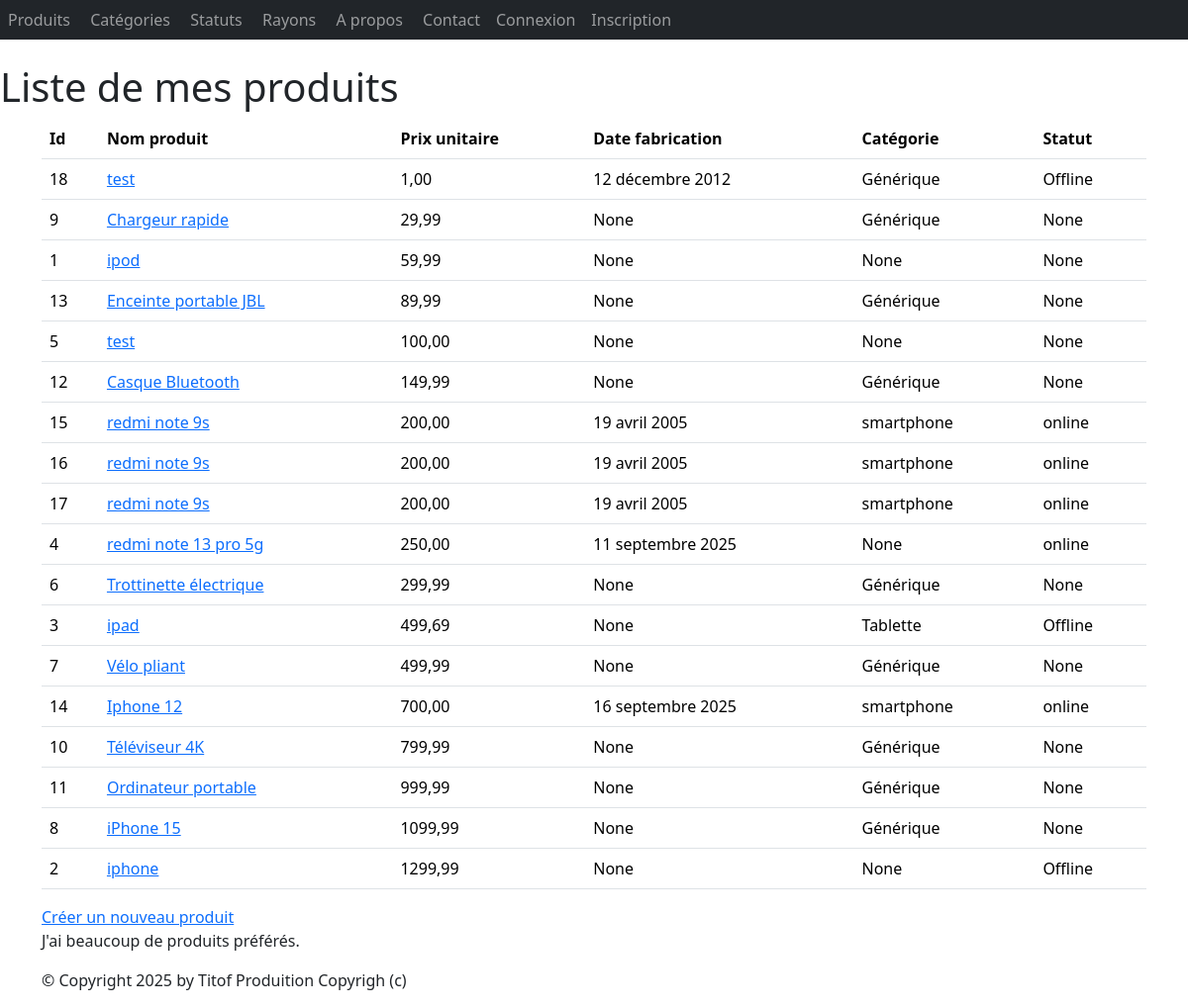
Before: /monApp/produits/ with the older database file.
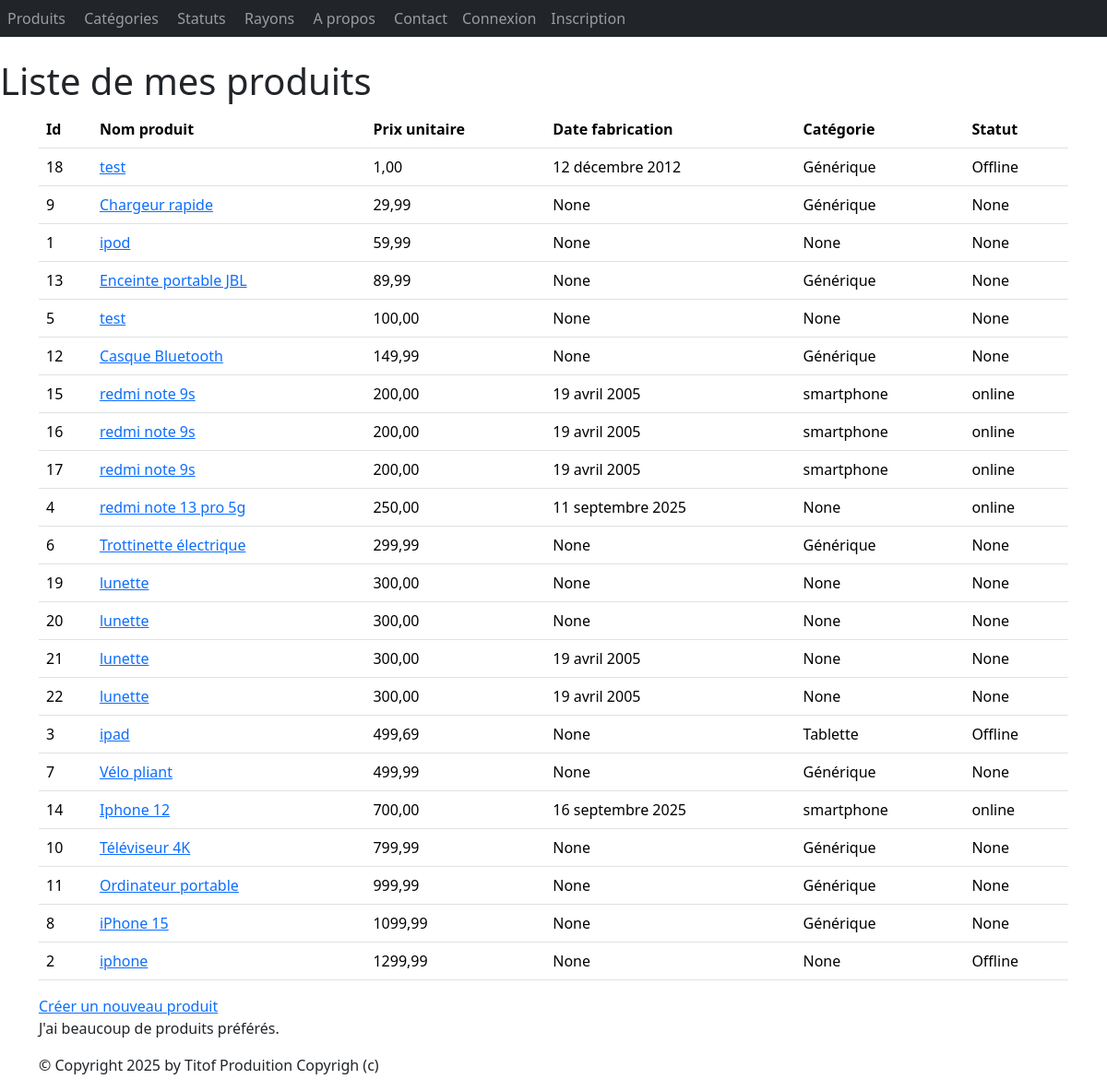
After: the same page with the newer database file.
### monApp/models.py (models this page shows, shortened)
class Produit(models.Model):
    refProd = models.AutoField(primary_key=True)
    intituleProd = models.CharField(max_length=200)
    prixUnitaireProd = models.DecimalField(max_digits=10, decimal_places=2)
    categorie = models.ForeignKey(
        Categorie,
        on_delete=models.CASCADE,
        related_name="produits",
        null=True,
        blank=True
    )
    date_fabrication = models.DateField(null=True, blank=True)
    statut = models.ForeignKey(
        Statut,
        on_delete=models.CASCADE,
        null=True,
        blank=True
    )

class Categorie(models.Model):
    idCat = models.AutoField(primary_key=True)
    nomCat = models.CharField(max_length=100)
    def __str__(self):
        return self.nomCat

class Statut(models.Model):
    idStatut = models.AutoField(primary_key=True)
    libelle = models.CharField(max_length=100)
    def __str__(self):
        return self.libelle

### monApp/views.py (the view)
# urls.py: path("produits/", views.ProduitListView.as_view(),name="lst_prdts"),
class ProduitListView(ListView):
    model = Produit
    template_name = "monApp/list_produits.html"
    context_object_name = "prdts"
    def get_queryset(self ) :
        return Produit.objects.order_by("prixUnitaireProd")
    def get_context_data(self, **kwargs):
        context = super(ProduitListView, self).get_context_data(**kwargs)
        context['titremenu'] = "Liste de mes produits"
        return context

### monApp/templates/monApp/list_produits.html
{% extends 'monApp/base.html' %}
{% block menu %}
<h1> {{titremenu}}</h1>
{% endblock %}
{% block contenu %}
<table class="table">
    <thead>
        <th>Id</th>
        <th>Nom produit</th>
        <th>Prix unitaire</th>
        <th>Date fabrication</th>
        <th>Catégorie</th>
        <th>Statut</th>
    </thead>
    <tbody>
        {% for prdt in prdts %}
        <tr>
            <td>{{ prdt.refProd }} </td>
            <td><a href="{% url 'dtl_prdt' prdt.refProd %}">{{ prdt.intituleProd }}</a></td>
            <td>{{ prdt.prixUnitaireProd }} </td>
            <td>{{ prdt.date_fabrication }} </td>
            <td>{{ prdt.categorie }} </td>
            <td>{{ prdt.statut }} </td>
        </tr>
        {% endfor %}
    </tbody>
</table>
<a href="{% url 'crt_prdt' %}">Créer un nouveau produit</a>
<p>
    J'ai
    {% if prdts|length < 5 %} peu de {% elif prdts|length < 10 %} quelques {% else %} beaucoup de {% endif %} produits
        préférés. </p>
        {% endblock %}

### monApp/templates/monApp/base.html (shortened to what this page needs)
<!doctype html>
{% load static %}
<html lang="fr">
<head>
    {% block styles %}
    <link rel="stylesheet" href="{% static 'styles.css' %}" />
    {% load django_bootstrap5 %}
    {% bootstrap_css %}
    {% endblock %}
</head>
<body>
    {% block nav %}
    <nav class="navbar navbar-expand-md navbar-dark bg-dark mb-4">
        <div class="collapse navbar-collapse" id="navbarNav">
            <ul class="navbar-nav ml-auto">
                <li class="nav-item">
                    <a class="nav-link d-inline" href="{% url 'lst_prdts' %}">Produits</a>
                    <a class="nav-link d-inline" href="{% url 'lst_cats' %}">Catégories</a>
                    <a class="nav-link d-inline" href="{% url 'lst_stats' %}">Statuts</a>
                    <a class="nav-link d-inline" href="{% url 'lst_rays' %}">Rayons</a>
                    <a class="nav-link d-inline" href="{% url 'apropos' %}">A propos</a>
                    <a class="nav-link d-inline" href="{% url 'contact' %}">Contact</a>
                    {% if user.is_authenticated %}
                        <li class="nav-item">
                        <a class="nav-link d-inline" href="{% url 'logout' %}">Déconnexion</a>
                        </li>
                        {%else%}
                        <li class="nav-item">
                        <a class="nav-link d-inline" href="{% url 'login' %}">Connexion</a>
                        </li>
                        <li class="nav-item">
                        <a class="nav-link d-inline" href="{% url 'register' %}">Inscription</a>
                        </li>
                    {%endif%}
                </li>
            </ul>
        </div>
    </nav>
    {% block menu %}{% endblock %}
    {% endblock %}
    <main role="main" class="container top-pushed">
        <div class="jumbotron">
            {% block contenu %}
            {% endblock %}
        </div>
    </main>
    <footer class="footer">
        <div class="container">
            <p>&copy; Copyright {% now "Y" %} by Titof Produition Copyrigh (c)</p>
        </div>
    </footer>
</body>
</html>

### monApp/static/styles.css (style rules this page uses)
h1 { color: red }

Changed rows visible on the page:
added Produit: refProd "19", intituleProd "lunette", prixUnitaireProd "300,00", date_fabrication "None", categorie "None", statut "None"
added Produit: refProd "20", intituleProd "lunette", prixUnitaireProd "300,00", date_fabrication "None", categorie "None", statut "None"
added Produit: refProd "21", intituleProd "lunette", prixUnitaireProd "300,00", date_fabrication "19 avril 2005", categorie "None", statut "None"
added Produit: refProd "22", intituleProd "lunette", prixUnitaireProd "300,00", date_fabrication "19 avril 2005", categorie "None", statut "None"
